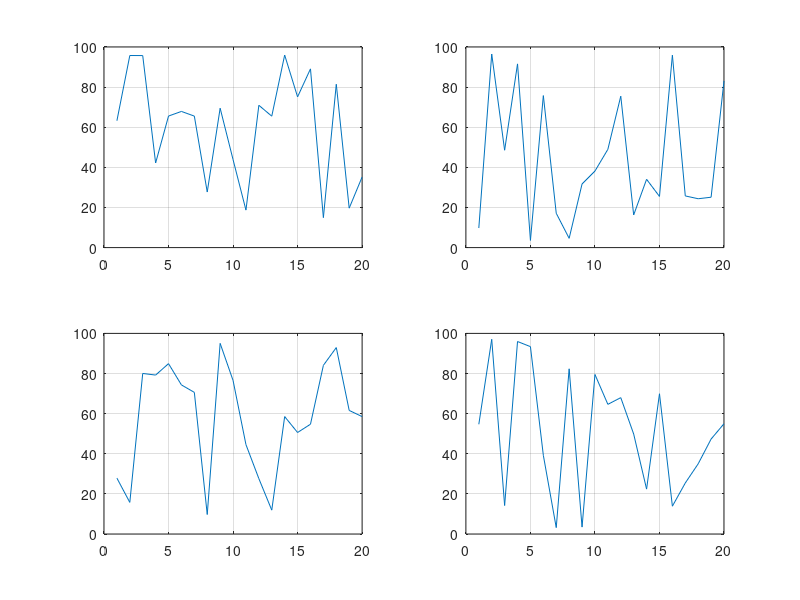

Write the MATLAB code that produced this figure.
clear,clc
mat = load('exercises11.dat');
[r,c] = size(mat);
for i = 1:r
    subplot(2,2,i)
    plot(mat(i,:))
    grid on
end